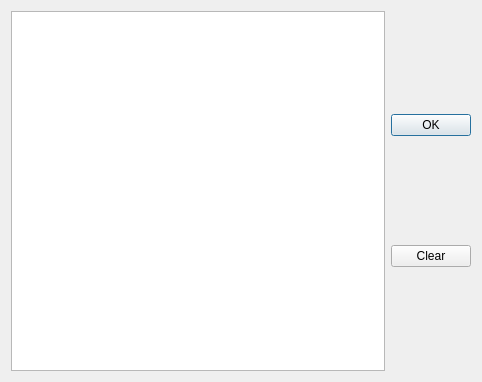
<?xml version="1.0" encoding="UTF-8"?>
<ui version="4.0">
 <class>Dialog</class>
 <widget class="QDialog" name="Dialog">
  <property name="geometry">
   <rect>
    <x>0</x>
    <y>0</y>
    <width>482</width>
    <height>382</height>
   </rect>
  </property>
  <property name="windowTitle">
   <string>Dialog</string>
  </property>
  <layout class="QHBoxLayout" name="horizontalLayout_2">
   <item>
    <layout class="QHBoxLayout" name="horizontalLayout">
     <item>
      <widget class="QListWidget" name="listbox"/>
     </item>
     <item>
      <layout class="QVBoxLayout" name="verticalLayout">
       <item>
        <widget class="QPushButton" name="ok">
         <property name="text">
          <string>OK</string>
         </property>
        </widget>
       </item>
       <item>
        <widget class="QPushButton" name="clear">
         <property name="text">
          <string>Clear</string>
         </property>
        </widget>
       </item>
      </layout>
     </item>
    </layout>
   </item>
  </layout>
 </widget>
 <resources/>
 <connections/>
</ui>
